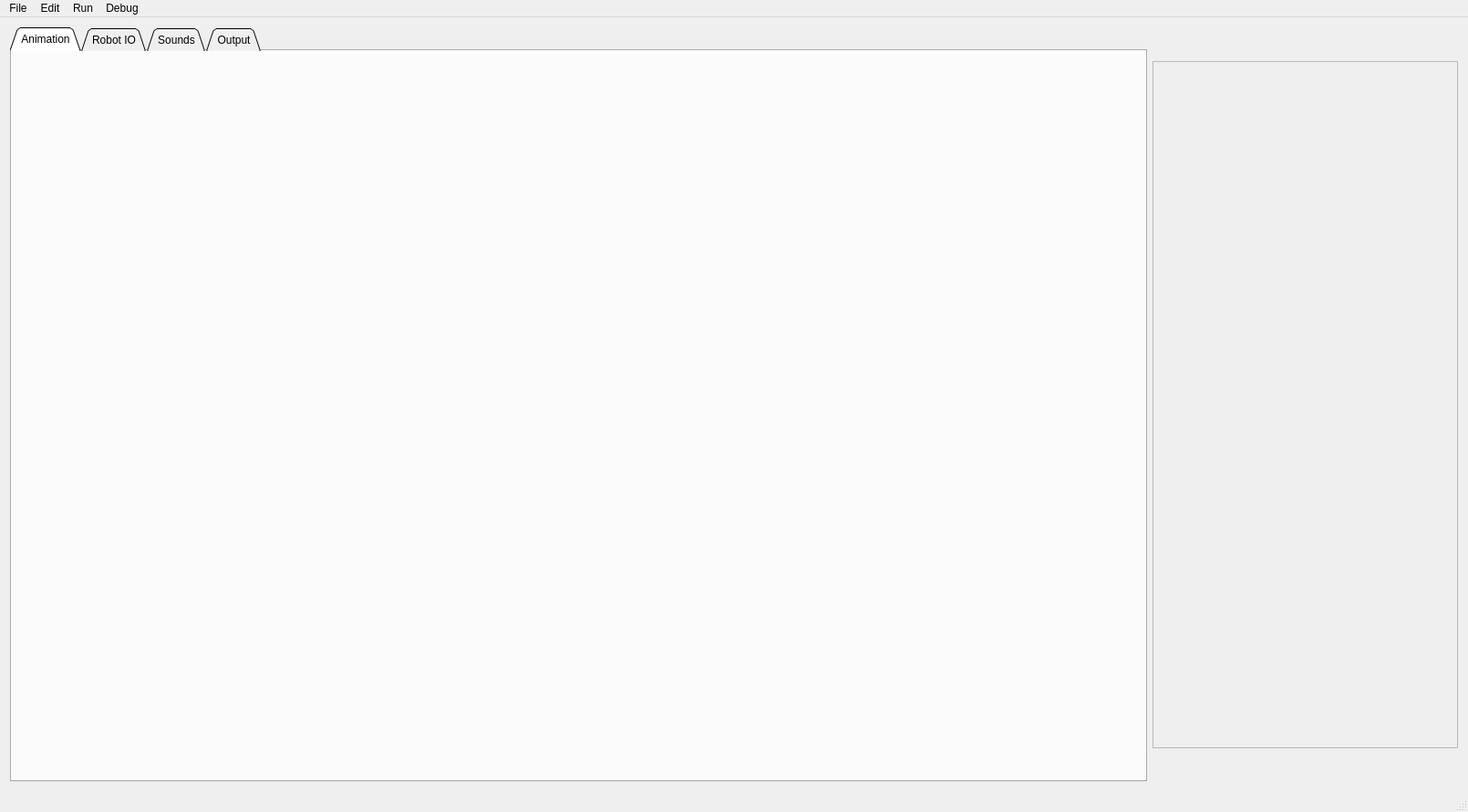
<?xml version="1.0" encoding="UTF-8"?>
<ui version="4.0">
 <class>RoboAnimator</class>
 <widget class="QMainWindow" name="RoboAnimator">
  <property name="geometry">
   <rect>
    <x>0</x>
    <y>0</y>
    <width>1610</width>
    <height>891</height>
   </rect>
  </property>
  <property name="windowTitle">
   <string>RoboAnimator</string>
  </property>
  <property name="styleSheet">
   <string notr="true"/>
  </property>
  <widget class="QWidget" name="centralWidget">
   <property name="styleSheet">
    <string notr="true"/>
   </property>
   <layout class="QHBoxLayout" name="horizontalLayout">
    <item>
     <widget class="QTabWidget" name="tabWidget_2">
      <property name="styleSheet">
       <string notr="true"/>
      </property>
      <property name="tabShape">
       <enum>QTabWidget::Triangular</enum>
      </property>
      <property name="currentIndex">
       <number>0</number>
      </property>
      <widget class="QWidget" name="anims">
       <attribute name="title">
        <string>Animation</string>
       </attribute>
       <layout class="QVBoxLayout" name="animLayout"/>
      </widget>
      <widget class="QWidget" name="motors">
       <attribute name="title">
        <string>Robot IO</string>
       </attribute>
       <layout class="QVBoxLayout" name="motorLayout"/>
      </widget>
      <widget class="QWidget" name="accs">
       <attribute name="title">
        <string>Sounds</string>
       </attribute>
       <layout class="QVBoxLayout" name="accessoriesLayout">
        <property name="sizeConstraint">
         <enum>QLayout::SetDefaultConstraint</enum>
        </property>
       </layout>
      </widget>
      <widget class="QWidget" name="out">
       <attribute name="title">
        <string>Output</string>
       </attribute>
       <layout class="QVBoxLayout" name="outputLayout"/>
      </widget>
     </widget>
    </item>
    <item>
     <widget class="QScrollArea" name="scrollArea">
      <property name="minimumSize">
       <size>
        <width>335</width>
        <height>754</height>
       </size>
      </property>
      <property name="maximumSize">
       <size>
        <width>335</width>
        <height>754</height>
       </size>
      </property>
      <property name="widgetResizable">
       <bool>true</bool>
      </property>
      <widget class="QWidget" name="scrollAreaWidgetContents">
       <property name="geometry">
        <rect>
         <x>0</x>
         <y>0</y>
         <width>333</width>
         <height>752</height>
        </rect>
       </property>
      </widget>
     </widget>
    </item>
   </layout>
  </widget>
  <widget class="QMenuBar" name="menuBar">
   <property name="geometry">
    <rect>
     <x>0</x>
     <y>0</y>
     <width>1610</width>
     <height>47</height>
    </rect>
   </property>
   <widget class="QMenu" name="menuFile">
    <property name="title">
     <string>File</string>
    </property>
    <addaction name="actionImport_Animation"/>
    <addaction name="actionConnect_Port"/>
    <addaction name="actionImportAnimationData"/>
    <addaction name="actionWriteData"/>
    <addaction name="actionImport_Robot_Data"/>
   </widget>
   <widget class="QMenu" name="menuEdit">
    <property name="title">
     <string>Edit</string>
    </property>
    <addaction name="actionEdit_Animation"/>
    <addaction name="actionRevert"/>
   </widget>
   <widget class="QMenu" name="menuRun">
    <property name="title">
     <string>Run</string>
    </property>
    <addaction name="actionTest_Run"/>
   </widget>
   <widget class="QMenu" name="menuDebug">
    <property name="title">
     <string>Debug</string>
    </property>
    <addaction name="actionsetBlenderPath"/>
    <addaction name="actionsetPiPath"/>
   </widget>
   <addaction name="menuFile"/>
   <addaction name="menuEdit"/>
   <addaction name="menuRun"/>
   <addaction name="menuDebug"/>
  </widget>
  <widget class="QStatusBar" name="statusBar"/>
  <action name="actionImport_Animation">
   <property name="text">
    <string>Import Animation</string>
   </property>
  </action>
  <action name="actionConnect_Port">
   <property name="text">
    <string>Connect Port</string>
   </property>
  </action>
  <action name="actionImportAnimationData">
   <property name="text">
    <string>Import Animation Data</string>
   </property>
  </action>
  <action name="actionWriteData">
   <property name="text">
    <string>Write Data</string>
   </property>
  </action>
  <action name="actionTest_Run">
   <property name="text">
    <string>Test Run</string>
   </property>
  </action>
  <action name="actionRevert">
   <property name="text">
    <string>Revert</string>
   </property>
  </action>
  <action name="actionEdit_Animation">
   <property name="text">
    <string>Edit Animation</string>
   </property>
  </action>
  <action name="actionImport_Animation_2">
   <property name="text">
    <string>Import Animation</string>
   </property>
  </action>
  <action name="actionsetAppPath">
   <property name="text">
    <string>setAppPath</string>
   </property>
  </action>
  <action name="actionsetBlenderPath">
   <property name="text">
    <string>setBlenderPath</string>
   </property>
  </action>
  <action name="actionImport_Robot_Data">
   <property name="text">
    <string>Import Robot Data</string>
   </property>
  </action>
  <action name="actionsetPiPath">
   <property name="text">
    <string>setPiAddress</string>
   </property>
  </action>
 </widget>
 <layoutdefault spacing="6" margin="11"/>
 <resources/>
 <connections/>
</ui>
